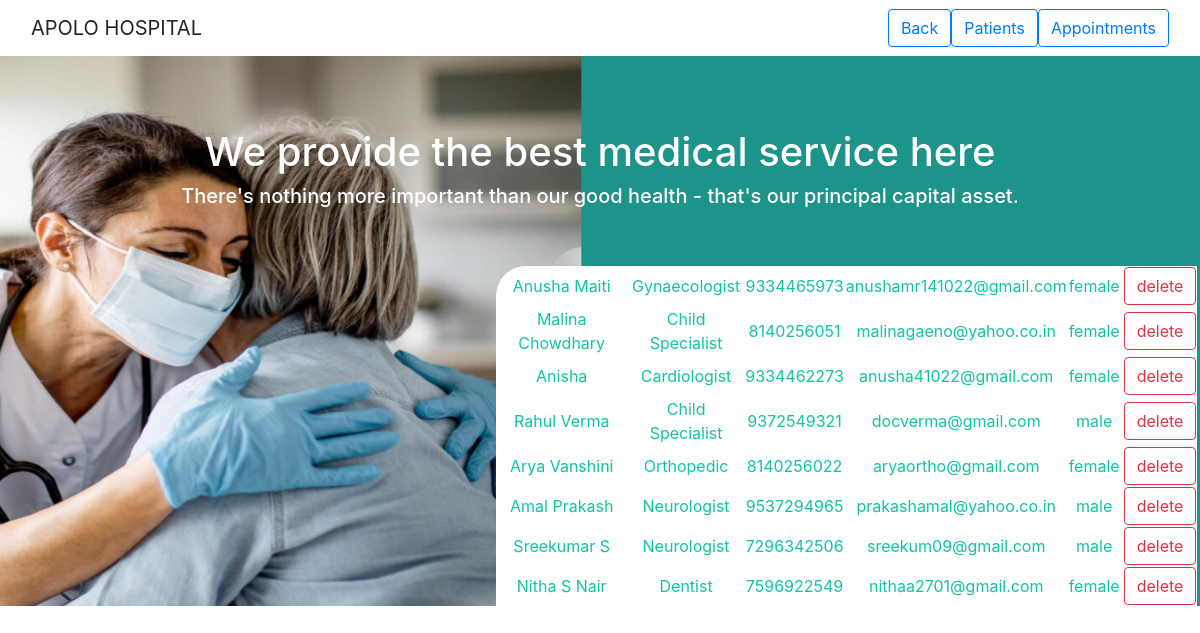
Screenshot of /display.php with the database file from the repository.
### tables this page shows
CREATE TABLE `doctors` (
  `id` int(5) NOT NULL,
  `name` varchar(50) NOT NULL,
  `sp` varchar(30) NOT NULL,
  `phno` varchar(10) NOT NULL,
  `email` varchar(40) NOT NULL,
  `pass` varchar(25) NOT NULL,
  `rpass` varchar(25) NOT NULL,
  `dob` date NOT NULL,
  `doj` date NOT NULL,
  `gender` varchar(6) DEFAULT NULL,
  `fees` double NOT NULL
);

### display.php (the view, shortened to what this page needs)
<!DOCTYPE html>
<html lang="en">
<head>
    <link
      rel="stylesheet"
      href="https://stackpath.bootstrapcdn.com/bootstrap/4.3.1/css/bootstrap.min.css"
    />
</head>
<body>
<nav class="navbar navbar-light" style="background-color: white;">
         <div class="container-fluid">
         <a class="navbar-brand">APOLO HOSPITAL</a>
         <ul class="nav nav-pills">
                <li class="active">
                    <form method="get" action="admin_panel.php">
                    <button type="submit" class="btn btn-outline-primary" id="back" name="back">Back</button>
                    </form>
                </li>
                <li>
                    <form method="get" action="display_p.php">
                    <button type="submit" class="btn btn-outline-primary" id="pbt" name="pbt">Patients</button>
                    </form>
                </li>
                <li>
                    <form method="get" action="display_a.php">
                    <button type="submit" class="btn btn-outline-primary" id="abt" name="abt">Appointments </button>
                    </form>
                </li>
            </ul>
        </div>
    </nav>
    <div>
        <div class="card-img-overlay" style="text-align:center ; margin-top:8%;" >
        <div id="pictxt" class="w3-container">
            <h1 class="w3-center w3-animate-top" style="margin-top: 1%;"> We provide the best medical service here </h1>
            <h5>There's nothing more important than our good health - that's our principal capital asset.</h5>
        </div>
        <?php
            require("dbconn.php");
            echo "<table id='disp'>";
            $sel = mysqli_query($connect,"SELECT id,name,sp,phno,email,gender FROM doctors");
            while($res = mysqli_fetch_array($sel)){
                echo "<form method='get'><tr><td>".$res[1]."</td><td>".$res[2]."</td><td>".$res[3]."</td><td>".$res[4]."</td><td>".$res[5]."</td><td><input value='$res[0]' name='id' style='display:none;'></td><td><input type= 'submit' name='dlt' value='delete' class='btn btn-outline-danger'></td></tr></form>";
            }
            echo "</table>";
        ?>
        </div>
    </div>
</body>
</html>

### display.php (style rules this page uses)
#disp { background-color: white; color : #11C4A2; flex : 50%; width : 60.5%; margin-top: 5%; margin-left: 41%; padding: 10%; border-radius: 30px 0px 0px 0px; }
#pictxt { color: white; }

### rows the page displays
doctors: name "Anusha Maiti", sp "Gynaecologist", phno "9334465973", email "anushamr141022@gmail.com", gender "female"
doctors: name "Malina Chowdhary", sp "Child Specialist", phno "8140256051", email "malinagaeno@yahoo.co.in", gender "female"
doctors: name "Anisha", sp "Cardiologist", phno "9334462273", email "anusha41022@gmail.com", gender "female"
doctors: name "Rahul Verma", sp "Child Specialist", phno "9372549321", email "docverma@gmail.com", gender "male"
doctors: name "Arya Vanshini", sp "Orthopedic", phno "8140256022", email "aryaortho@gmail.com", gender "female"
doctors: name "Amal Prakash", sp "Neurologist", phno "9537294965", email "prakashamal@yahoo.co.in", gender "male"
doctors: name "Sreekumar S", sp "Neurologist", phno "7296342506", email "sreekum09@gmail.com", gender "male"
doctors: name "Nitha S Nair", sp "Dentist", phno "7596922549", email "nithaa2701@gmail.com", gender "female"
